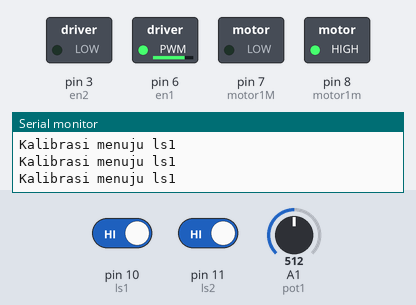
The sketch below on a simulated Arduino Uno, built with avr-gcc and run on an emulated ATmega328P. Shown: switched loads named in the sketch (green lamp = pin HIGH), the last lines printed to the serial monitor. Dashed ring = blinking. Inputs (shaded band) come from the test bench; at power-on: pin 10 (ls1) HIGH, pin 11 (ls2) HIGH, A1 (pot1) = 512.

Above: at 0.8 s.
0.9 s: pin 10 (ls1) driven LOW
At 1.6 s:
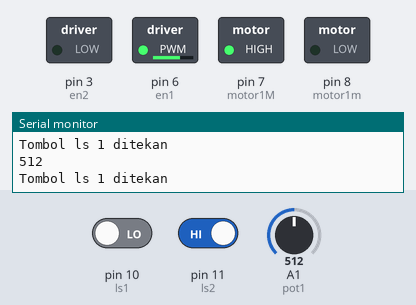
2.4 s: pin 11 (ls2) driven LOW
At 3.5 s:
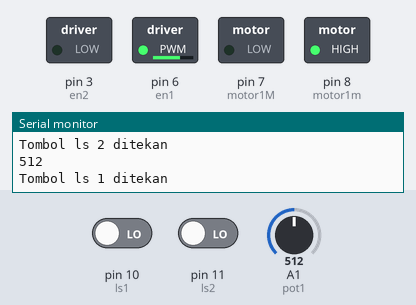
3.9 s: A1 (pot1) set to 108
At 5.2 s:
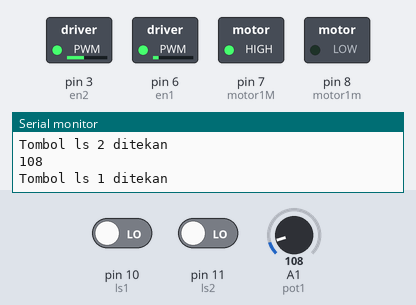
6.9 s: A1 (pot1) set to 93
At 7.4 s:
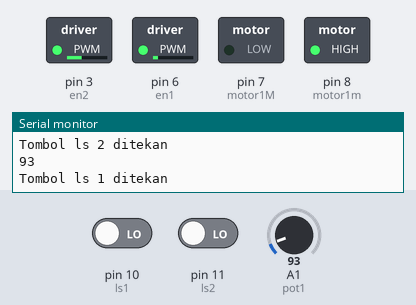
9.9 s: pin 11 (ls2) driven HIGH
At 10.4 s:
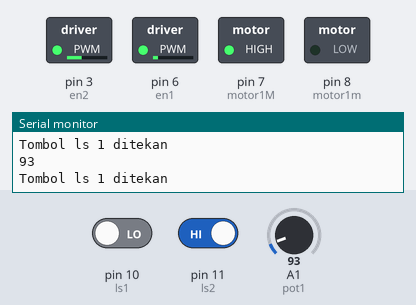
11.4 s: A1 (pot1) set to 11
At 12.6 s:
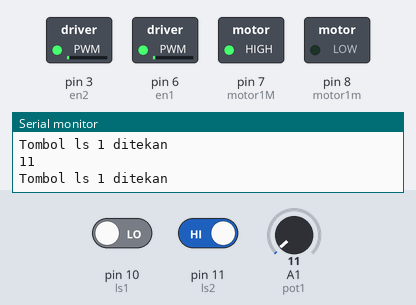
12.9 s: A1 (pot1) set to 8
Timing chart, 0 to 15.4 s (numbered marks = the images above; inputs shaded):
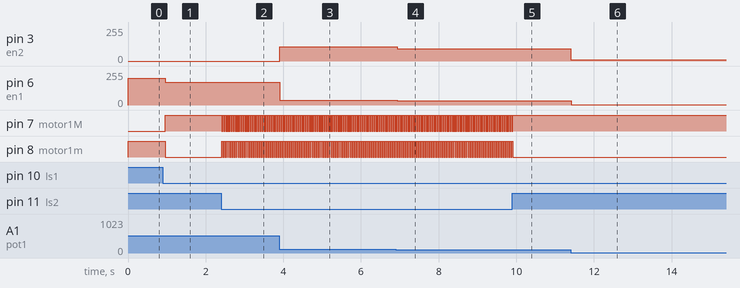

The sketch:

robries.ino
```cpp
//Motor pengarah kanan kiri
int en1 = 6;
int motor1M = 7;  // pin  on L29D untuk maju
int motor1m = 8;  // pin  on L298D u/ mundur
int en2 = 3;   // en motor 2 penggulung
int V1=0,V2=0; // variable to store the value coming from the sensor
int V=0;
int Vkal=200;
int pot1=A1;
//int pot2=A1;
int ls1=10;
int ls2=11;

void setup() {
  // put your setup code here, to run once:
  Serial.begin(9600);
  pinMode(en1, OUTPUT);
  pinMode(motor1M, OUTPUT);
  pinMode(motor1m, OUTPUT);
  pinMode(ls1,INPUT);
  pinMode(ls2,INPUT);
  pinMode(en2, OUTPUT);
  kalibrasi_motor();
}

void loop() {
  // put your main code here, to run repeatedly:
    V1=analogRead(pot1);
    V=V1/3;
    analogWrite(en2,V1);
    Serial.println(V1);
    if (!digitalRead(ls1))
    {
      digitalWrite(motor1m, LOW);
      digitalWrite(motor1M, HIGH);
      analogWrite(en1,V);
      Serial.println("Tombol ls 1 ditekan");
    }
    if (!digitalRead(ls2))
    {
      digitalWrite(motor1m, HIGH);
      digitalWrite(motor1M, LOW);
      analogWrite(en1,V);
      Serial.println("Tombol ls 2 ditekan");
    }
}
void kalibrasi_motor()
{
    while (digitalRead(ls1))
    {
      analogWrite(en1,Vkal);
      Serial.println("Kalibrasi menuju ls1");
      digitalWrite(motor1m, HIGH);
      digitalWrite(motor1M, LOW);
    }
    Serial.println("kalibrasi selesai, motor berhenti!.");
}
```

Measured:
- after the input at 0.9 s, pin 6 (en1): 200/255 → 170/255 after 0.06 s; pin 7 (motor1M): LOW → HIGH after 0.06 s; pin 8 (motor1m): HIGH → LOW after 0.06 s
- after the input at 2.4 s, pin 7 (motor1M): alternates HIGH for 0.02 s and LOW for 0.03 s, starting at once; pin 8 (motor1m): alternates HIGH for 0.03 s and LOW for 0.02 s, starting at once
- after the input at 3.9 s, pin 3 (en2): 0/255 → 108/255 at once; pin 6 (en1): 170/255 → 36/255 at once
- after the input at 6.9 s, pin 3 (en2): 108/255 → 93/255 at once; pin 6 (en1): 36/255 → 31/255 at once
- after the input at 9.9 s, pin 7 (motor1M): goes on until 9.9 s, then stays HIGH; pin 8 (motor1m): goes on until 9.9 s, then stays LOW
- after the input at 11.4 s, pin 3 (en2): 93/255 → 11/255 at once; pin 6 (en1): 31/255 → 3/255 at once
- after the input at 12.9 s, pin 3 (en2): 11/255 → 8/255 at once; pin 6 (en1): 3/255 → 2/255 at once
